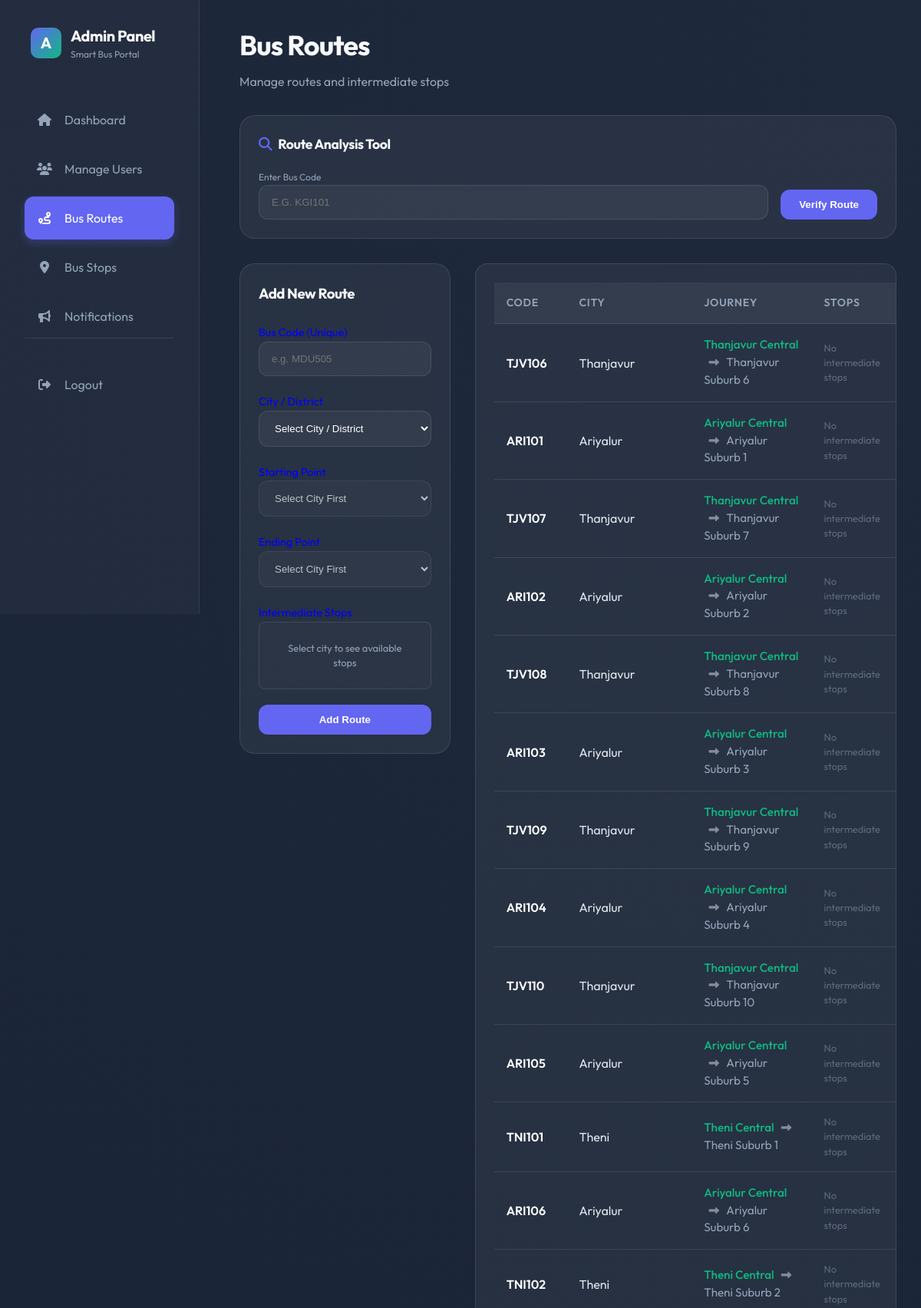
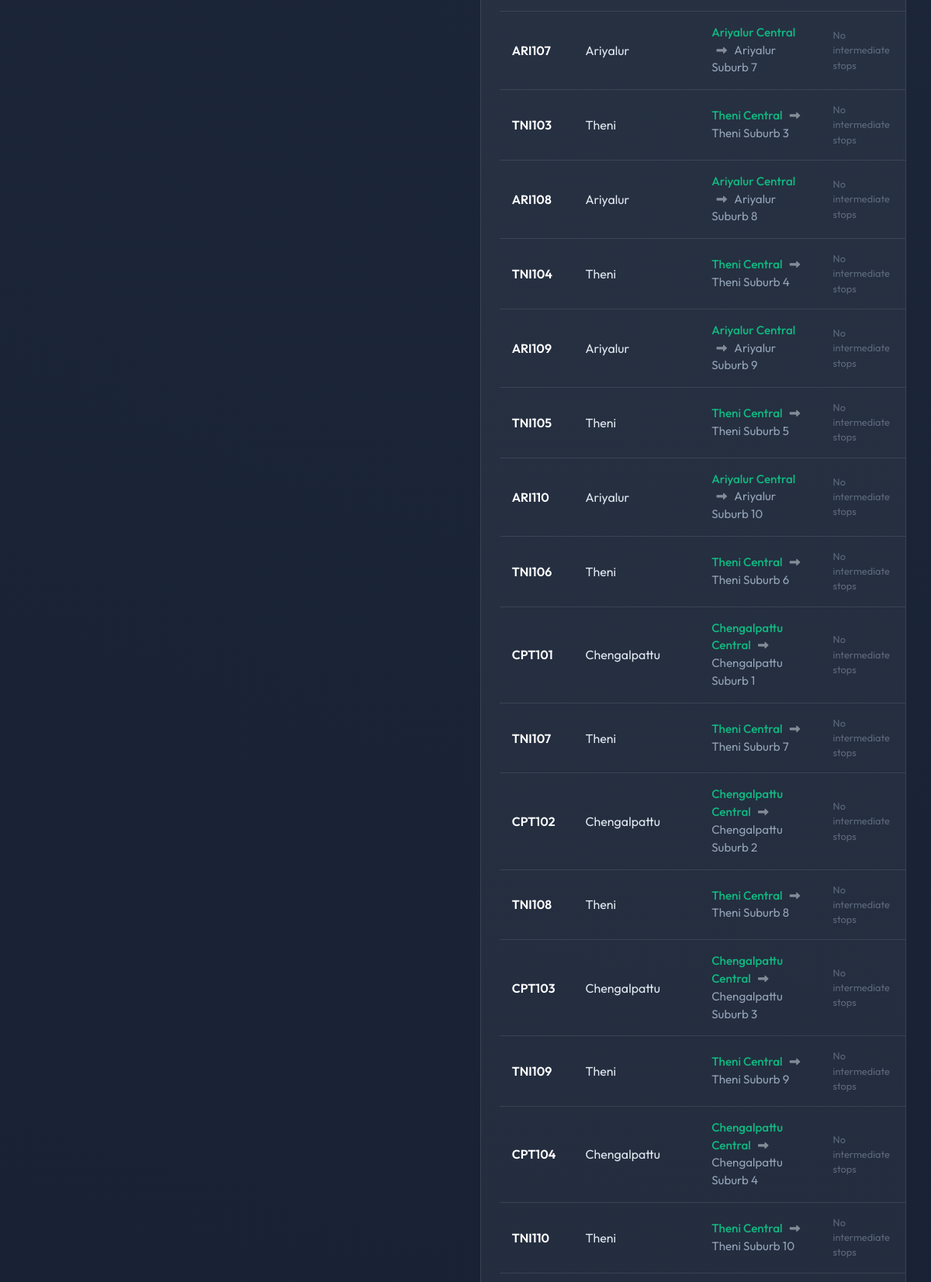
Page /admin/admin-bus-codes.php (signed in, upper part) on the committed database (2 pictures, top to bottom).
### tables this page shows
CREATE TABLE IF NOT EXISTS bus_codes (
    id INT AUTO_INCREMENT PRIMARY KEY,
    code VARCHAR(20) UNIQUE NOT NULL,
    city VARCHAR(50) NOT NULL,  
    start_point VARCHAR(100),
    end_point VARCHAR(100),
    stops TEXT DEFAULT NULL,
    is_active BOOLEAN DEFAULT TRUE,
    created_at TIMESTAMP DEFAULT CURRENT_TIMESTAMP
);

### admin/admin-bus-codes.php (the view, shortened to what this page needs)
<?php
include '../includes/db_connect.php';
$current_page = 'admin-bus-codes';
$result = $conn->query("SELECT * FROM bus_codes ORDER BY created_at DESC");
?>
<!DOCTYPE html>
<html lang="en">
<head>
    <link rel="stylesheet" href="../style.css">
    <link rel="stylesheet" href="https://cdnjs.cloudflare.com/ajax/libs/font-awesome/6.4.0/css/all.min.css">
</head>
<body class="animate-fade-in">
<?php include 'sidebar-admin.php'; ?>
<div class="main-content">
    <header style="margin-bottom: 2rem;">
        <h1 style="font-size: 2.25rem; margin-bottom: 0.5rem;">Bus Routes</h1>
        <p style="color: var(--text-secondary);">Manage routes and intermediate stops</p>
    </header>
    <div class="glass card" style="margin-bottom: 2rem; padding: 1.5rem;">
        <h3 style="margin-bottom: 1rem; font-size: 1.1rem; display: flex; align-items: center; gap: 0.5rem;">
            <i class="fas fa-search" style="color: var(--primary);"></i> Route Analysis Tool
        </h3>
        <div style="display: flex; gap: 1rem; align-items: flex-end; flex-wrap: wrap;">
            <div class="input-group" style="margin: 0; flex: 1; min-width: 200px;">
                <label style="font-size: 0.75rem; color: var(--text-secondary);">Enter Bus Code</label>
                <input type="text" id="admin_bus_code" class="input-field" placeholder="e.g. KGI101" style="text-transform: uppercase;">
            </div>
            <button type="button" onclick="analyzeRoute()" class="btn-primary" style="padding: 0.75rem 1.5rem;">Verify Route</button>
        </div>
    </div>
    <div style="display: grid; grid-template-columns: 1fr 2fr; gap: 2rem;">
        <div class="glass card" style="height: fit-content;">
            <h3 style="margin-bottom: 1.5rem;">Add New Route</h3>
            <form action="" method="POST" id="routeForm">
                <div class="input-group">
                    <label style="color:blue; font-size: 0.9rem;">Bus Code (Unique)</label>
                    <input type="text" name="code" class="input-field" placeholder="e.g. MDU505" required>
                </div>
                <div class="input-group">
                    <label style="color: blue; font-size: 0.9rem;">City / District</label>
                    <select name="city" id="citySelect" class="input-field" required onchange="updateStops()">
                        <option value="">Select City / District</option>
                    </select>
                </div>
                <div class="input-group">
                    <label style="color: blue; font-size: 0.9rem;">Starting Point</label>
                    <select name="start_point" id="startSelect" class="input-field" required disabled>
                        <option value="">Select City First</option>
                    </select>
                </div>
                <div class="input-group">
                    <label style="color: blue; font-size: 0.9rem;">Ending Point</label>
                    <select name="end_point" id="endSelect" class="input-field" required disabled>
                        <option value="">Select City First</option>
                    </select>
                </div>
                <div class="input-group">
                    <label style="color: blue; font-size: 0.9rem;">Intermediate Stops</label>
                    <div id="stopsContainer" class="stops-container">
                        <p style="padding: 1rem; text-align: center; color: var(--text-secondary); font-size: 0.8rem;">Select city to see available stops</p>
                    </div>
                </div>
                <button type="submit" class="btn-primary" style="width: 100%; justify-content: center;">Add Route</button>
            </form>
        </div>
        <div class="glass card premium-table-container">
            <table class="premium-table">
                <thead>
                    <tr>
                        <th>Code</th>
                        <th>City</th>
                        <th>Journey</th>
                        <th>Stops</th>
                        <th>Action</th>
                    </tr>
                </thead>
                <tbody>
                    <?php if($result->num_rows > 0): ?>
                        <?php while($row = $result->fetch_assoc()): ?>
                        <tr>
                            <td style="font-weight: 600; color: white;"><?php echo htmlspecialchars($row['code']); ?></td>
                            <td style="color: #e2e8f0;"><?php echo htmlspecialchars($row['city']); ?></td>
                            <td style="color: #e2e8f0; font-size: 0.85rem;">
                                <span style="color: var(--secondary); font-weight: 500; font-size: 0.95rem;"><?php echo htmlspecialchars($row['start_point']); ?></span>
                                <i class="fas fa-long-arrow-alt-right" style="margin: 0 0.4rem; opacity: 0.5;"></i>
                                <span style="color: #94a3b8; font-size: 0.95rem;"><?php echo htmlspecialchars($row['end_point']); ?></span>
                            </td>
                            <td style="color: #94a3b8; font-size: 0.8rem; max-width: 200px;">
                                <?php
                                if ($row['stops']) {
                                    $stops_arr = explode(',', $row['stops']);
                                    foreach($stops_arr as $s) {
                                        echo '<span class="stop-badge">' . trim(htmlspecialchars($s)) . '</span>';
                                    }
                                } else {
                                    echo '<span style="opacity: 0.5;">No intermediate stops</span>';
                                }
                                ?>
                            </td>
                            <td>
                            </td>
                        </tr>
                        <?php endwhile; ?>
                    <?php else: ?>
                        <tr>
                            <td colspan="5" style="text-align: center; color: var(--text-secondary); padding: 2rem;">No routes added yet.</td>
                        </tr>
                    <?php endif; ?>
                </tbody>
            </table>
        </div>
    </div>
</div>
</body>
</html>

### admin/sidebar-admin.php (shortened to what this page needs)
<div class="sidebar glass" style="position: fixed; left: 0; top: 0; height: 100vh; width: 260px; padding: 2rem; border-radius: 0; border-left: none; border-top: none; border-bottom: none; z-index: 100;">
    <div style="display: flex; align-items: center; gap: 0.75rem; margin-bottom: 3rem; padding-left: 0.5rem;">
        <div style="width: 40px; height: 40px; background: linear-gradient(135deg, var(--primary), var(--secondary)); border-radius: 10px; display: flex; align-items: center; justify-content: center; color: white; font-weight: bold; font-size: 1.25rem;">
            A
        </div>
        <div>
            <h3 style="font-size: 1.25rem; margin: 0; color: white;">Admin Panel</h3>
            <p style="font-size: 0.75rem; color: var(--text-secondary); margin: 0;">Smart Bus Portal</p>
        </div>
    </div>
    <nav style="display: flex; flex-direction: column; gap: 0.5rem;">
        <a href="admin-dashboard.php" class="nav-item <?php echo $current_page === 'admin-dashboard' ? 'active' : ''; ?>">
            <i class="fas fa-home"></i>
            <span>Dashboard</span>
        </a>
        <a href="admin-users.php" class="nav-item <?php echo $current_page === 'admin-users' ? 'active' : ''; ?>">
            <i class="fas fa-users"></i>
            <span>Manage Users</span>
        </a>
        <a href="admin-bus-codes.php" class="nav-item <?php echo $current_page === 'admin-bus-codes' ? 'active' : ''; ?>">
            <i class="fas fa-route"></i>
            <span>Bus Routes</span>
        </a>
        <a href="admin-bus-stops.php" class="nav-item <?php echo $current_page === 'admin-bus-stops' ? 'active' : ''; ?>">
            <i class="fas fa-map-marker-alt"></i>
            <span>Bus Stops</span>
        </a>
        <a href="admin-notifications.php" class="nav-item <?php echo $current_page === 'admin-notifications' ? 'active' : ''; ?>">
            <i class="fas fa-bullhorn"></i>
            <span>Notifications</span>
        </a>
    </nav>
    <div style="margin-top: auto; padding-top: 2rem; border-top: 1px solid var(--border);">
        <a href="../logout.php" class="nav-item">
            <i class="fas fa-sign-out-alt"></i>
            <span>Logout</span>
        </a>
    </div>
</div>

### style.css (style rules this page uses)
:root { --primary: #6366f1; --primary-hover: #4f46e5; --secondary: #10b981; --secondary-hover: #059669; --accent: #f59e0b; --background: #0f172a; --surface: rgba(255, 255, 255, 0.05); --border: rgba(255, 255, 255, 0.1); --text-primary: #f8fafc; --text-secondary: #94a3b8; --glass-bg: rgba(255, 255, 255, 0.03); --glass-border: rgba(255, 255, 255, 0.08); --shadow: 0 10px 15px -3px rgba(0, 0, 0, 0.1), 0 4px 6px -2px rgba(0, 0, 0, 0.05); }
html { overflow-y: auto; scroll-behavior: smooth; }
* { margin: 0; padding: 0; box-sizing: border-box; }
body { font-family: 'Outfit', sans-serif; background-color: var(--background); color: var(--text-primary); line-height: 1.5; background: radial-gradient(circle at top right, #1e293b, #0f172a); background-attachment: fixed; min-height: 100vh; overflow-x: hidden; overflow-y: auto; }
.glass { background: var(--glass-bg); backdrop-filter: blur(12px); -webkit-backdrop-filter: blur(12px); border: 1px solid var(--glass-border); border-radius: 1.5rem; }
h1, h2, h3 { font-weight: 700; letter-spacing: -0.025em; }
.animate-fade-in { animation: fadeIn 0.5s ease-out forwards; }
.main-content { margin-left: 280px; padding: 2rem; min-height: 100vh; }
.card { background: var(--surface); border: 1px solid var(--border); border-radius: 1.25rem; padding: 1.5rem; transition: all 0.3s ease; }
.btn-primary { background: var(--primary); color: white; padding: 0.75rem 1.5rem; border-radius: 0.75rem; border: none; font-weight: 600; cursor: pointer; transition: all 0.2s; display: inline-flex; align-items: center; justify-content: center; gap: 0.5rem; position: relative; overflow: hidden; }
.input-group { margin-bottom: 1.25rem; }
.input-field { width: 100%; background: rgba(255, 255, 255, 0.05); border: 1px solid var(--border); border-radius: 0.75rem; padding: 0.875rem 1rem; color: white; outline: none; transition: all 0.2s; }
.premium-table-container { overflow-x: auto; border-radius: 1rem; border: 1px solid var(--border); }
.premium-table { width: 100%; border-collapse: collapse; }
.premium-table th { background: rgba(255, 255, 255, 0.05); padding: 1rem; text-align: left; font-weight: 600; font-size: 0.875rem; color: var(--text-secondary); text-transform: uppercase; letter-spacing: 0.05em; }
.premium-table td { padding: 1rem; border-top: 1px solid var(--border); }

### admin/admin-bus-codes.php (style rules this page uses)
select option { background-color: #1e293b; color: white; }
.stops-container { max-height: 200px; overflow-y: auto; border: 1px solid var(--border); padding: 0.5rem; border-radius: 8px; background: rgba(255,255,255,0.02); }

### admin/sidebar-admin.php (style rules this page uses)
.nav-item { display: flex; align-items: center; gap: 1rem; padding: 1rem; color: var(--text-secondary); text-decoration: none; border-radius: 0.75rem; transition: all 0.2s; }
.nav-item.active { background: var(--primary); color: white; box-shadow: 0 4px 12px rgba(99, 102, 241, 0.3); }
.nav-item i { width: 20px; text-align: center; }

### rows in the picture
bus_codes: code "TJV106", city "Thanjavur", start_point "Thanjavur Central", end_point "Thanjavur Suburb 6", shows "No intermediate stops"
bus_codes: code "ARI101", city "Ariyalur", start_point "Ariyalur Central", end_point "Ariyalur Suburb 1", shows "No intermediate stops"
bus_codes: code "TJV107", city "Thanjavur", start_point "Thanjavur Central", end_point "Thanjavur Suburb 7", shows "No intermediate stops"
bus_codes: code "ARI102", city "Ariyalur", start_point "Ariyalur Central", end_point "Ariyalur Suburb 2", shows "No intermediate stops"
bus_codes: code "TJV108", city "Thanjavur", start_point "Thanjavur Central", end_point "Thanjavur Suburb 8", shows "No intermediate stops"
bus_codes: code "ARI103", city "Ariyalur", start_point "Ariyalur Central", end_point "Ariyalur Suburb 3", shows "No intermediate stops"
bus_codes: code "TJV109", city "Thanjavur", start_point "Thanjavur Central", end_point "Thanjavur Suburb 9", shows "No intermediate stops"
bus_codes: code "ARI104", city "Ariyalur", start_point "Ariyalur Central", end_point "Ariyalur Suburb 4", shows "No intermediate stops"
bus_codes: code "TJV110", city "Thanjavur", start_point "Thanjavur Central", end_point "Thanjavur Suburb 10", shows "No intermediate stops"
bus_codes: code "ARI105", city "Ariyalur", start_point "Ariyalur Central", end_point "Ariyalur Suburb 5", shows "No intermediate stops"
bus_codes: code "TNI101", city "Theni", start_point "Theni Central", end_point "Theni Suburb 1", shows "No intermediate stops"
bus_codes: code "ARI106", city "Ariyalur", start_point "Ariyalur Central", end_point "Ariyalur Suburb 6", shows "No intermediate stops"
bus_codes: code "TNI102", city "Theni", start_point "Theni Central", end_point "Theni Suburb 2", shows "No intermediate stops"
bus_codes: code "ARI107", city "Ariyalur", start_point "Ariyalur Central", end_point "Ariyalur Suburb 7", shows "No intermediate stops"
bus_codes: code "TNI103", city "Theni", start_point "Theni Central", end_point "Theni Suburb 3", shows "No intermediate stops"
bus_codes: code "ARI108", city "Ariyalur", start_point "Ariyalur Central", end_point "Ariyalur Suburb 8", shows "No intermediate stops"
bus_codes: code "TNI104", city "Theni", start_point "Theni Central", end_point "Theni Suburb 4", shows "No intermediate stops"
bus_codes: code "ARI109", city "Ariyalur", start_point "Ariyalur Central", end_point "Ariyalur Suburb 9", shows "No intermediate stops"
bus_codes: code "TNI105", city "Theni", start_point "Theni Central", end_point "Theni Suburb 5", shows "No intermediate stops"
bus_codes: code "ARI110", city "Ariyalur", start_point "Ariyalur Central", end_point "Ariyalur Suburb 10", shows "No intermediate stops"
bus_codes: code "TNI106", city "Theni", start_point "Theni Central", end_point "Theni Suburb 6", shows "No intermediate stops"
bus_codes: code "CPT101", city "Chengalpattu", start_point "Chengalpattu Central", end_point "Chengalpattu Suburb 1", shows "No intermediate stops"
bus_codes: code "TNI107", city "Theni", start_point "Theni Central", end_point "Theni Suburb 7", shows "No intermediate stops"
bus_codes: code "CPT102", city "Chengalpattu", start_point "Chengalpattu Central", end_point "Chengalpattu Suburb 2", shows "No intermediate stops"
bus_codes: code "TNI108", city "Theni", start_point "Theni Central", end_point "Theni Suburb 8", shows "No intermediate stops"
bus_codes: code "CPT103", city "Chengalpattu", start_point "Chengalpattu Central", end_point "Chengalpattu Suburb 3", shows "No intermediate stops"
bus_codes: code "TNI109", city "Theni", start_point "Theni Central", end_point "Theni Suburb 9", shows "No intermediate stops"
bus_codes: code "CPT104", city "Chengalpattu", start_point "Chengalpattu Central", end_point "Chengalpattu Suburb 4", shows "No intermediate stops"
bus_codes: code "TNI110", city "Theni", start_point "Theni Central", end_point "Theni Suburb 10", shows "No intermediate stops"
